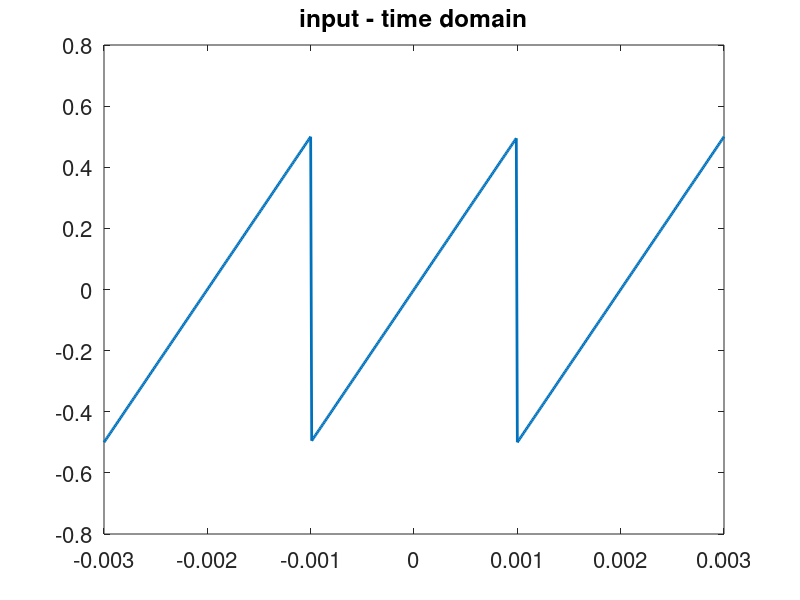
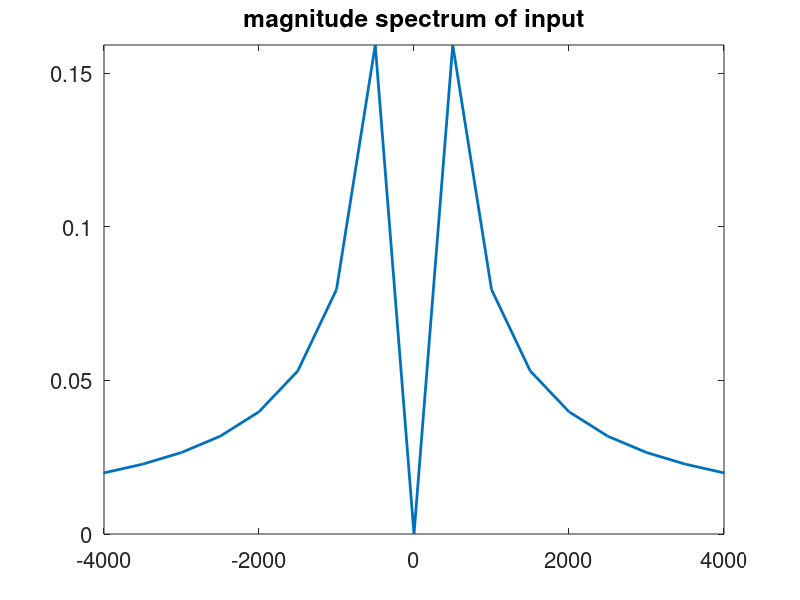
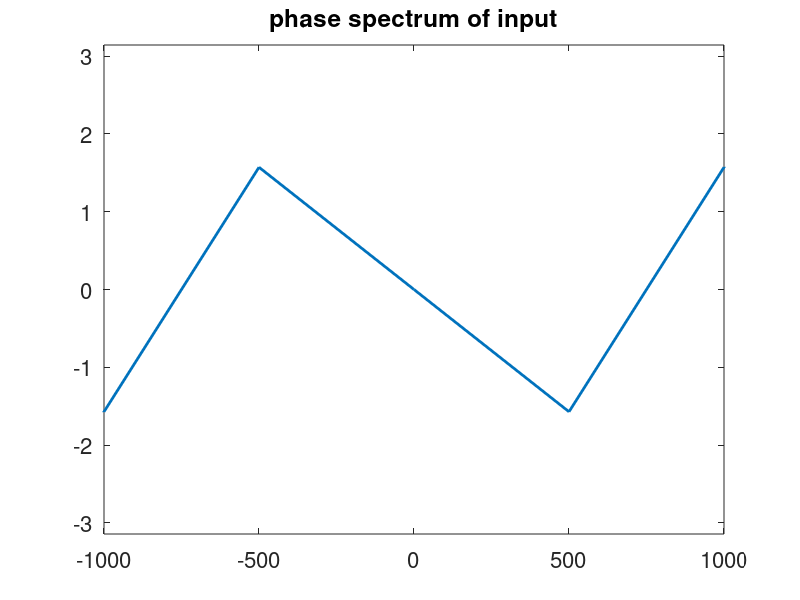
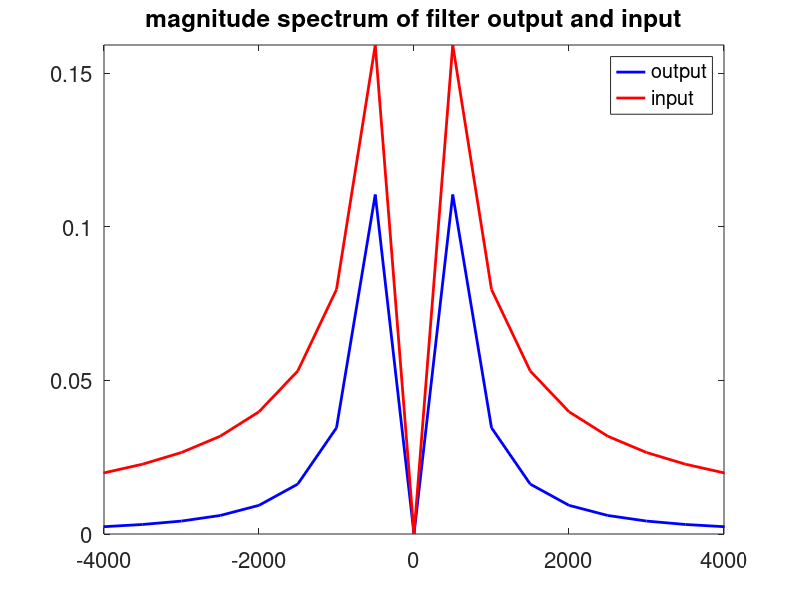

These charts were generated, in order, by the following MATLAB code:
%triangular wave filtering
clear all
hold off
j=sqrt(-1);
f0=500;     %fundamental freq of input triangular wave
T0 = 1/f0;  %period 
tstep = 0.005*T0;
no_sample = 3*T0/tstep + 1; %no. of samples  within  3*T0
no_sample1 = T0/tstep + 1; %no. of samples  within  T0
%tt = -0.5*T0:tstep:0.5*T0;
tt = -1.5*T0:tstep:1.5*T0;

tt1 = -0.5*T0:tstep:0.5*T0; % time vector for the period -0.5T0 to 0.5T0
gp1 = tt1/T0; %input - triangular wave in the period -0.5T0 to 0.5T0
gp_in = [gp1 gp1(2:no_sample1-1) gp1]; %3 cycles of the triangular wave
figure(1)
Hp1 = plot(tt,gp_in)
set(Hp1,'LineWidth',2)
Ha = gca;
set(Ha,'Fontsize',16)
title('input - time domain')
pause

      
      
K=1/(2*pi);
N=100; %no. of harmonics
nvec = -N:N;
for n = nvec
    m = n+N+1;
    absn = abs(n);
    if(n > 0)
      c_in(m) = j*K*((-1)^n)/n;
    elseif (n == 0)
      c_in(m) = 0.0;
    else 
      c_in(m) = -j*K*((-1)^absn)/absn;
    end
end
f = nvec*f0; %frequency vector
figure(2)
Hp1=plot(f,abs(c_in))
axis([-8*f0 8*f0 0 max(abs(c_in))])
set(Hp1,'LineWidth',2)
Ha = gca;
set(Ha,'Fontsize',16)
title('magnitude spectrum of input')
pause
figure(3)
Hp1=plot(f,angle(c_in))
set(Hp1,'LineWidth',2)
Ha = gca;
set(Ha,'Fontsize',16)
axis([-0.1e4 0.1e4 -pi pi])
title('phase spectrum of input')
pause
R=3.3e3;
C=0.1e-6;
fc=1/(2*pi*R*C)     %cutoff freq of filter
%fc = 5000;
pause

Hf = 1 ./(1+j*f/fc) ;%filter transfer function
c_out = c_in .* Hf; %Fourier coefficients of the filter output
figure(4)
Hp1=plot(f,abs(c_out),'b',f,abs(c_in),'r')
axis([-8*f0 8*f0 0 max(abs(c_in))])
set(Hp1,'LineWidth',2)
Ha = gca;
set(Ha,'Fontsize',16)
title('magnitude spectrum of filter output and input')
% pause(2)
% hold on
% Hp1=plot(f,abs(c_in),'r')
set(Hp1,'LineWidth',2)
Ha = gca;
set(Ha,'Fontsize',16)
legend('output','input')
pause
% hold off
% Hp1=plot(f,angle(c_out))
% set(Hp1,'LineWidth',2)
% Ha = gca;
% set(Ha,'Fontsize',16)
% title('phase spectrum of output')
% axis([-0.1e4 0.1e4 -pi pi])
% pause
% hold on
% Hp1=plot(f,angle(c_in),'r')
% set(Hp1,'LineWidth',2)
% Ha = gca;
% set(Ha,'Fontsize',16)
% pause
% hold off

%c_out = c_in;

A = zeros(2*N+1,ceil(no_sample));
for n = nvec
    m=n+N+1;
    A(m,:) = c_out(m) .* exp(j*2*pi*n*f0*tt);
end
gp_out = sum(A);
figure(5)
Hp1 = plot(tt,real(gp_out),'b',tt,gp_in,'r');
set(Hp1,'LineWidth',2)
Ha = gca;
set(Ha,'Fontsize',16)
title('filter input and output-time domain')
% pause
% hold on
% Hp1 = plot(tt,gp_in,'r')
% set(Hp1,'LineWidth',2)
% Ha = gca;
set(Ha,'Fontsize',16)
legend('output','input')